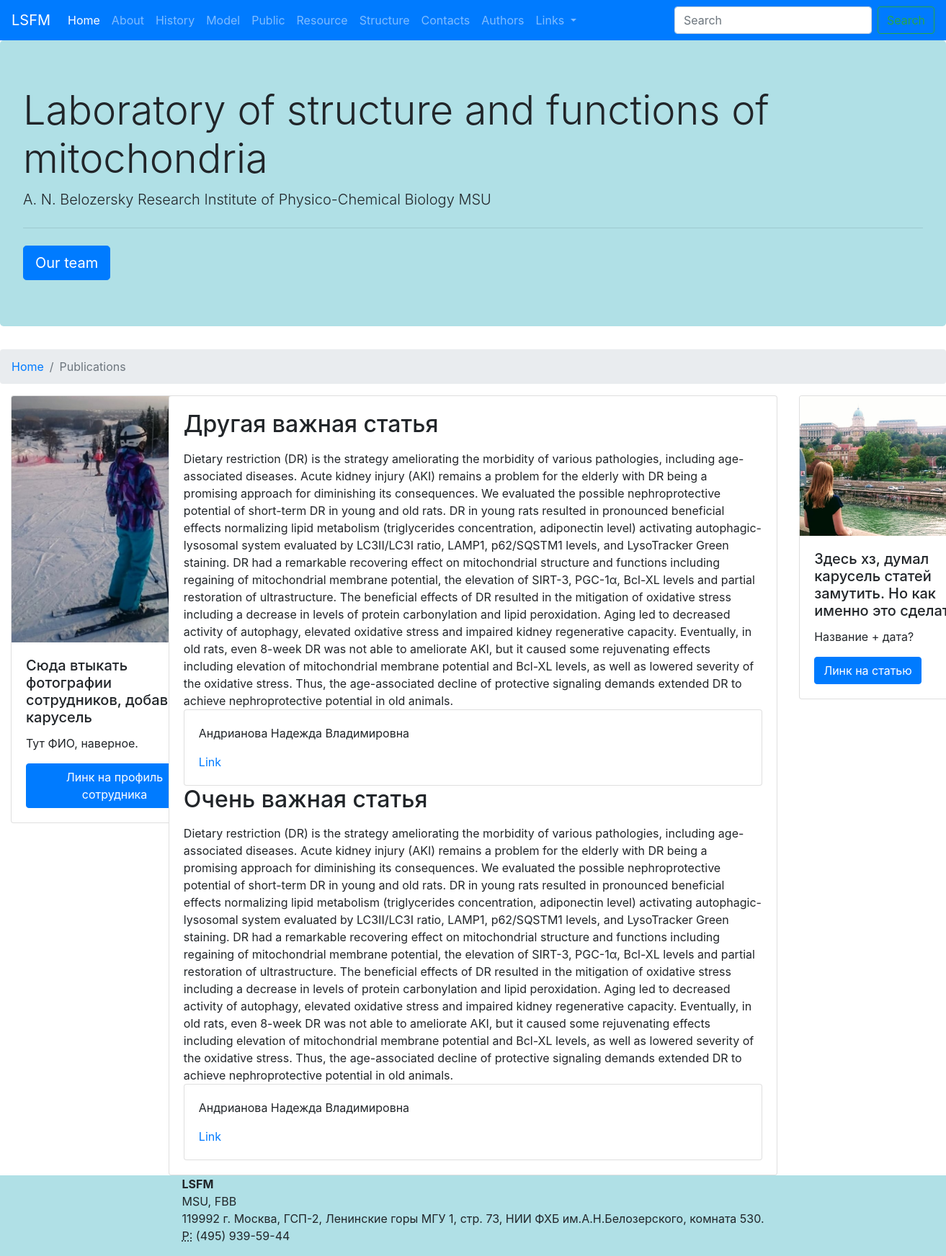
Screenshot of /public/ with the database file from the repository.
### posts/models.py (models this page shows, shortened)
class Article(models.Model):
    name = models.CharField("Название", max_length=512)
    date = models.DateField("Дата написания", null=True, blank=True)
    authors = models.ManyToManyField(Author, verbose_name='Авторы', related_name='article_authors')
    url = models.CharField(max_length=160, unique=True, blank=True)
    journal = models.CharField("Журнал", max_length=512)
    abstract = models.TextField("Абстракт", blank=True)
    class Meta:
        verbose_name = "Статья"
        verbose_name_plural = "Статьи"
        ordering = ["date"]

class Author(models.Model):
    name = models.CharField("ФИО", max_length=256)
    image = models.ImageField("Изображение", upload_to="authors/")
    position = models.CharField("Должность", max_length=256)
    description = models.CharField("Описание", max_length=512, blank=True)
    slug = models.SlugField("Аббривеатура", max_length=20, unique=True)
    class Meta:
        verbose_name = "Автор"
        verbose_name_plural = "Авторы"

### posts/views.py (the view)
# urls.py: path('public/', views.ArticlePageView.as_view(), name = 'public'),
class ArticlePageView(ListView):
    model = Article
    context_object_name = 'public_list'
    template_name = 'public.html'

### templates/public.html
{% extends 'base.html' %}
{% block breadcrumb %}
<li class="breadcrumb-item"><a href="{% url 'home' %}">Home</a></li>
<li class="breadcrumb-item active" aria-current="page">Publications</li>
{% endblock breadcrumb %}
{% block content %}
    {% for article in public_list %}
        <h2><p>{{article.name}}</p></h2>
        {{article.abstract}}
        {% for author in article.authors.all %}
        <div class="card">
            <div class="card-body">
                <p>{{author.name}}</p>
                <a href="{% url 'author_detail' author.slug %}">Link</a>
            </div>
        </div>
        {% endfor %}
    {% endfor %}
{% endblock content %}

### rows the page displays
Article: name "Другая важная статья", abstract "Dietary restriction (DR) is the strategy ameliorating the morbidity of various pathologies, including age-associated diseases. Acute kidney injury (AKI) remains a problem for the elderly with DR being a promising approach for diminishing its consequences. We evaluated the possible nephroprotective potential of short-term DR in young and old rats. DR in young rats resulted in pronounced beneficial effects normalizing lipid metabolism (triglycerides concentration, adiponectin level) activating autophagic-lysosomal system evaluated by LC3II/LC3I ratio, LAMP1, p62/SQSTM1 levels, and LysoTracker Green staining. DR had a remarkable recovering effect on mitochondrial structure and functions…"
Author: name "Андрианова Надежда Владимировна"
Article: name "Очень важная статья", abstract "Dietary restriction (DR) is the strategy ameliorating the morbidity of various pathologies, including age-associated diseases. Acute kidney injury (AKI) remains a problem for the elderly with DR being a promising approach for diminishing its consequences. We evaluated the possible nephroprotective potential of short-term DR in young and old rats. DR in young rats resulted in pronounced beneficial effects normalizing lipid metabolism (triglycerides concentration, adiponectin level) activating autophagic-lysosomal system evaluated by LC3II/LC3I ratio, LAMP1, p62/SQSTM1 levels, and LysoTracker Green staining. DR had a remarkable recovering effect on mitochondrial structure and functions…"
